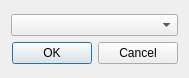
<?xml version="1.0" encoding="UTF-8"?>
<ui version="4.0">
 <class>SelectTargetDialog</class>
 <widget class="QDialog" name="SelectTargetDialog">
  <property name="geometry">
   <rect>
    <x>0</x>
    <y>0</y>
    <width>189</width>
    <height>78</height>
   </rect>
  </property>
  <property name="windowTitle">
   <string>Select Target</string>
  </property>
  <layout class="QGridLayout" name="gridLayout">
   <item row="0" column="0">
    <layout class="QVBoxLayout" name="verticalLayout">
     <item>
      <widget class="QComboBox" name="comboBox"/>
     </item>
     <item>
      <widget class="QDialogButtonBox" name="buttonBox">
       <property name="orientation">
        <enum>Qt::Orientation::Horizontal</enum>
       </property>
       <property name="standardButtons">
        <set>QDialogButtonBox::StandardButton::Cancel|QDialogButtonBox::StandardButton::Ok</set>
       </property>
      </widget>
     </item>
    </layout>
   </item>
  </layout>
 </widget>
 <resources/>
 <connections>
  <connection>
   <sender>buttonBox</sender>
   <signal>accepted()</signal>
   <receiver>SelectTargetDialog</receiver>
   <slot>accept()</slot>
   <hints>
    <hint type="sourcelabel">
     <x>248</x>
     <y>254</y>
    </hint>
    <hint type="destinationlabel">
     <x>157</x>
     <y>274</y>
    </hint>
   </hints>
  </connection>
  <connection>
   <sender>buttonBox</sender>
   <signal>rejected()</signal>
   <receiver>SelectTargetDialog</receiver>
   <slot>reject()</slot>
   <hints>
    <hint type="sourcelabel">
     <x>316</x>
     <y>260</y>
    </hint>
    <hint type="destinationlabel">
     <x>286</x>
     <y>274</y>
    </hint>
   </hints>
  </connection>
 </connections>
</ui>
